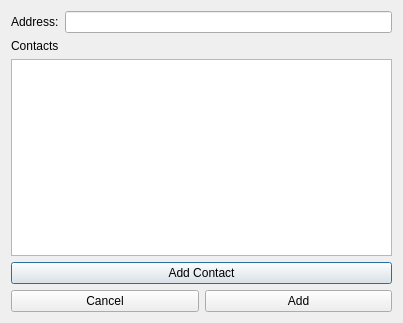
<?xml version="1.0" encoding="UTF-8"?>
<ui version="4.0">
 <class>AddCustomerAddLocation</class>
 <widget class="QDialog" name="AddCustomerAddLocation">
  <property name="windowModality">
   <enum>Qt::WindowModal</enum>
  </property>
  <property name="geometry">
   <rect>
    <x>0</x>
    <y>0</y>
    <width>403</width>
    <height>323</height>
   </rect>
  </property>
  <property name="windowTitle">
   <string>Add Location</string>
  </property>
  <layout class="QVBoxLayout" name="verticalLayout_3">
   <item>
    <layout class="QVBoxLayout" name="verticalLayout_2">
     <item>
      <layout class="QHBoxLayout" name="horizontalLayout_2">
       <item>
        <widget class="QLabel" name="label">
         <property name="text">
          <string>Address:</string>
         </property>
        </widget>
       </item>
       <item>
        <widget class="QLineEdit" name="addressLineEdit"/>
       </item>
      </layout>
     </item>
     <item>
      <layout class="QVBoxLayout" name="verticalLayout">
       <item>
        <widget class="QLabel" name="label_2">
         <property name="text">
          <string>Contacts</string>
         </property>
        </widget>
       </item>
       <item>
        <widget class="QTableView" name="contactsTableView"/>
       </item>
       <item>
        <widget class="QPushButton" name="addContactButton">
         <property name="text">
          <string>Add Contact</string>
         </property>
        </widget>
       </item>
      </layout>
     </item>
     <item>
      <layout class="QHBoxLayout" name="horizontalLayout">
       <item>
        <widget class="QPushButton" name="cancelButton">
         <property name="text">
          <string>Cancel</string>
         </property>
        </widget>
       </item>
       <item>
        <layout class="QHBoxLayout" name="horizontalLayout_3"/>
       </item>
       <item>
        <widget class="QPushButton" name="addButton">
         <property name="text">
          <string>Add</string>
         </property>
        </widget>
       </item>
      </layout>
     </item>
    </layout>
   </item>
  </layout>
 </widget>
 <resources/>
 <connections/>
</ui>
